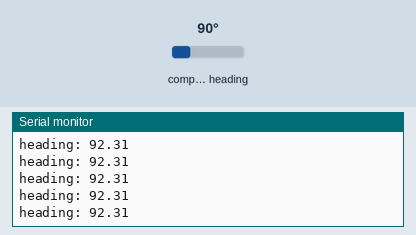
This sketch was run on a simulated Arduino Uno, built with avr-gcc and run on an emulated ATmega328P. Parts: the last lines printed to the serial monitor. The test bench sets the inputs (shaded band); at power-on: compass heading 90°.

Above: at 1.2 s.
1.3 s: compass heading set to 7°
At 1.8 s:
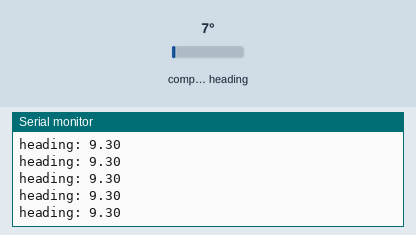
4.3 s: compass heading set to 90°
At 4.9 s:
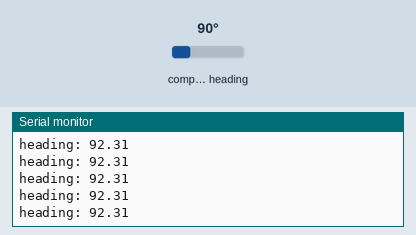
5.8 s: compass heading set to 180°
At 6.5 s:
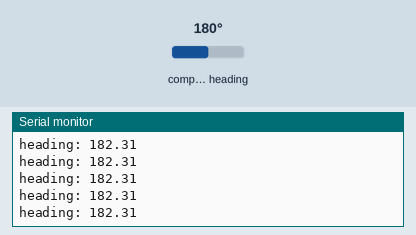
8.8 s: compass heading set to 90°
At 9.6 s:
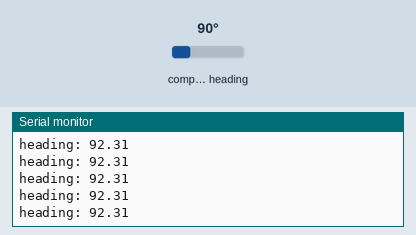
Timing chart, 0 to 11.8 s (numbered marks = the images above; inputs shaded):
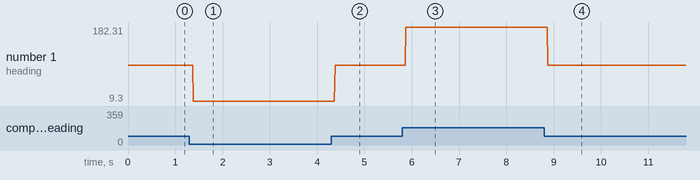

Measured:
- after the input at 1.3 s, the serial monitor: prints a new line after 0.08 s (image 1)
- after the input at 5.8 s, the serial monitor: prints a new line after 0.08 s (image 3)
- plotted number 1: 92.31 → 9.3 after the input at 1.3 s, 92.31 → 182.31 after the input at 5.8 s

The sketch:

QMCLibTest.ino
```cpp
#include <Wire.h>
#include <QMC5883L.h>

int x, y, z;
const float declinationAngle = 0.0404;

QMC5883L compass;

void setup() {
  // put your setup code here, to run once:
  Serial.begin(9600);
  Wire.begin();
  compass.init();
}

void loop() {
  // put your main code here, to run repeatedly:
  compass.read(&x,&y,&z);
  float heading = atan2(y, x);
  heading += declinationAngle;
  if(heading < 0)
    heading += 2*PI;
  if(heading > 2*PI)
    heading -= 2*PI;
  heading = heading * 180/M_PI;
  Serial.print(F("heading: ")); Serial.println(heading);
}
```
